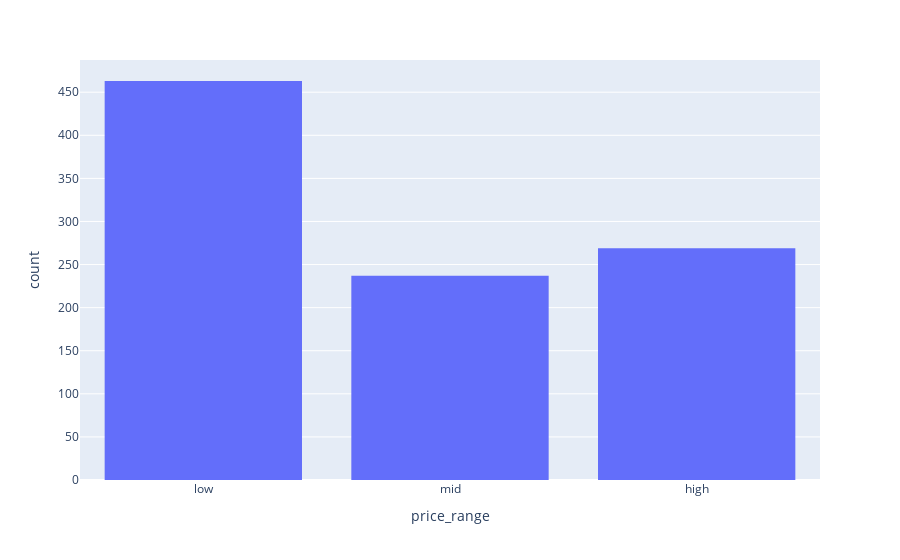

Source (notebook cell):
### Code cell
px.histogram(laptops_train, x = "price_range")

### Figure 1 — Plotly figure (JSON) as saved in the notebook; plotly's stock layout.template omitted (floating-point values rounded to 4 significant figures; data arrays with more than 128 entries replaced by an {"elided": "..."} marker saying what was removed)
{"data": [{"alignmentgroup": "True", "bingroup": "x", "hovertemplate": "price_range=%{x}<br>count=%{y}<extra></extra>", "legendgroup": "", "marker": {"color": "#636efa", "pattern": {"shape": ""}}, "name": "", "offsetgroup": "", "orientation": "v", "showlegend": false, "type": "histogram", "x": {"elided": "969 str values"}, "xaxis": "x", "yaxis": "y"}], "layout": {"autosize": true, "barmode": "relative", "legend": {"tracegroupgap": 0}, "margin": {"t": 60}, "xaxis": {"anchor": "y", "autorange": true, "domain": [0, 1], "range": [-0.5, 2.5], "title": {"text": "price_range"}, "type": "category"}, "yaxis": {"anchor": "x", "autorange": true, "domain": [0, 1], "range": [0, 487.4], "title": {"text": "count"}}}}
